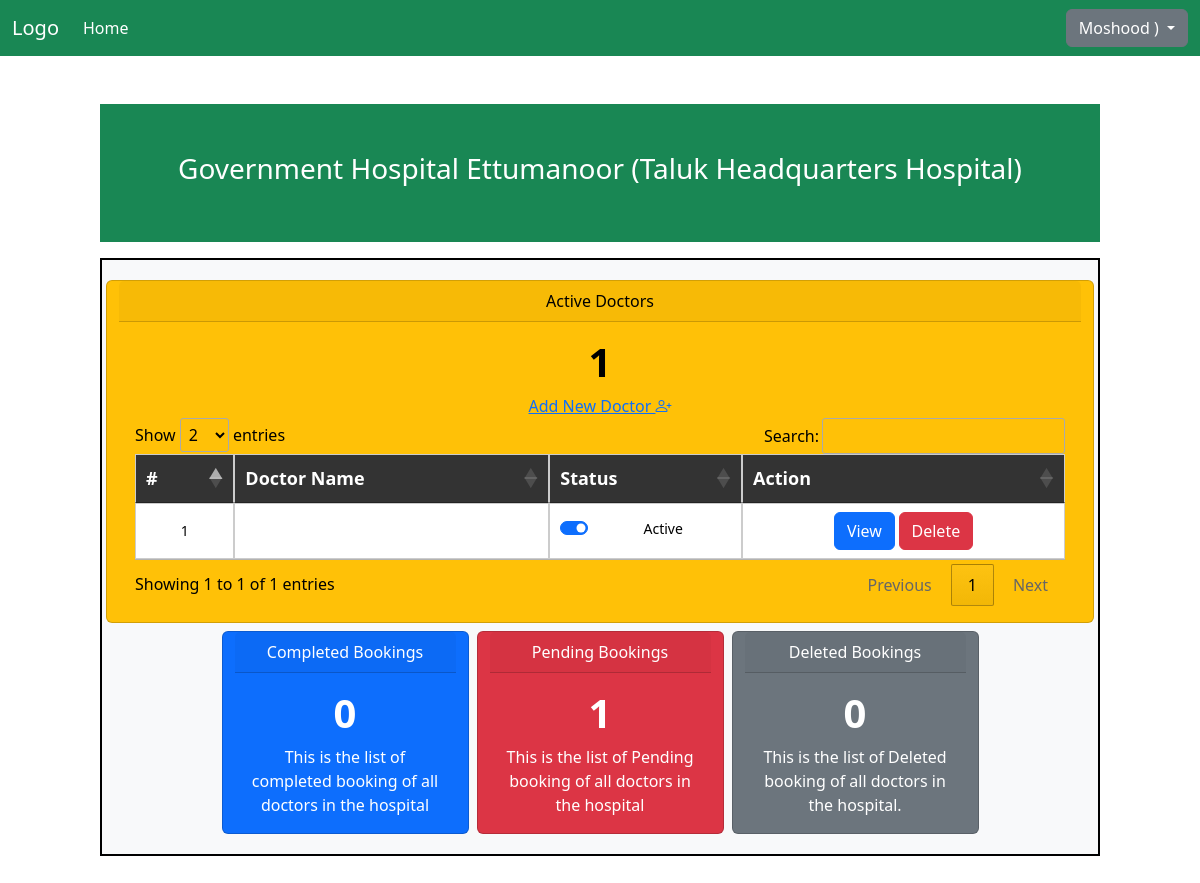
The page /hospitalview/Government Hospital Ettumanoor (signed in) on the database as committed earlier.
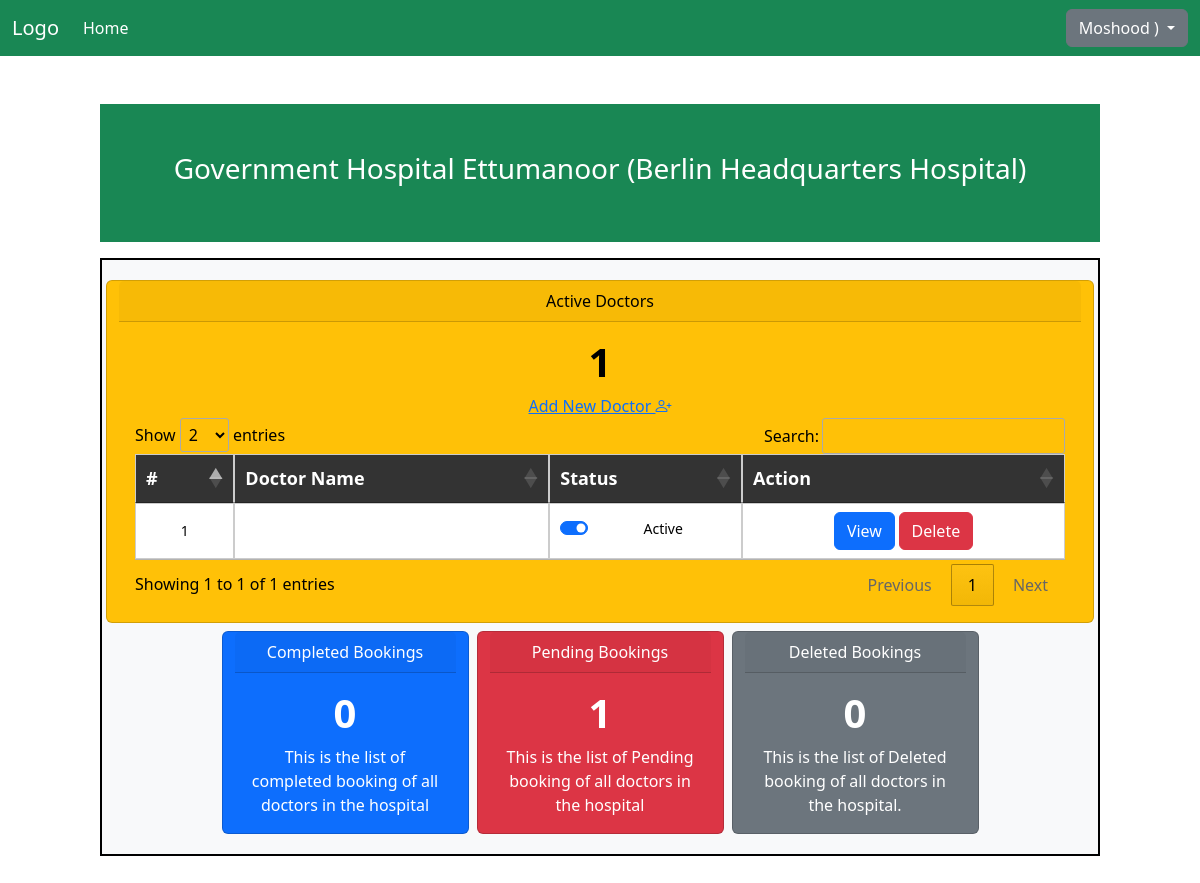
The same page on the database as committed later.
### userSystem/models.py (models this page shows)
class CustomUser(AbstractUser):
    phone_number= models.CharField(null=True, blank=True,max_length=10)
    user_Type = models.CharField(max_length=10, choices=userChoices,default='NULL')
    profilepic = models.ImageField(upload_to='user/profilepic/', null=True, storage=OverwriteStorage(),default='user/profilepic/default.svg')

### hospital/models.py (models this page shows, shortened)
class Hospital(models.Model):
    hos_Choices = (
            ('Berlin Headquarters Hospital', 'Berlin Headquarters Hospital'),
            ('Medical College Hospital', 'Medical College Hospital'),
            ('Family Health Center', 'Family Health Center'),
        )
    dct_Choices = (
        ('Mitte', 'Mitte'),
        ('Friedrichshain-Kreuzberg', 'Friedrichshain-Kreuzberg'),
        ('Pankow', 'Pankow'),
        ('Charlottenburg-Wilmersdorf', 'Charlottenburg-Wilmersdorf'),
        ('Spandau', 'Spandau'),
        ('Steglitz-Zehlendorf', 'Steglitz-Zehlendorf'),
        ('Tempelhof-Schöneberg', 'Tempelhof-Schöneberg'),
        ('Neukölln', 'Neukölln'),
        ('Treptow-Köpenick', 'Treptow-Köpenick'),
        ('Marzahn-Hellersdorf', 'Marzahn-Hellersdorf'),
        ('Lichtenberg', 'Lichtenberg'),
        ('Reinickendorf', 'Reinickendorf'),
    )
    name = models.CharField(max_length=100,unique=True)
    hos_type = models.CharField(max_length=100,choices=hos_Choices)
    district = models.CharField(max_length=100,null=False, choices=dct_Choices)
    createdBy =models.ForeignKey(HospitalAdmin, on_delete=models.CASCADE)
    createdOn =models.DateTimeField(auto_now_add=True)
    status=models.IntegerField(default=1)

### hospital/views.py (the view)
# urls.py: path('hospitalview/<str:getname>', views.hospitalview, name='hospitalview'),
@login_required(login_url='UserLogin')
def hospitalview(request,getname ):
       hospitalData=Hospital.objects.filter(name=getname).values('name','hos_type','id')
       hospitalid=0
       for i in hospitalData:
              hospitalid=i['id']
       hospitalID=hospitalid
       doctorID=DoctorList.objects.filter(hospitalName_id=hospitalID).values('id','doctorName_id','is_active')
       doctorData=[]
       activedoctorNo=0
       for i in doctorID:
              eachUserID= Doctor.objects.values_list('userID_id', flat=True).get(id=i['doctorName_id'])
              doctorName=CustomUser.objects.values_list('first_name', flat=True).get(id=eachUserID)
              doctorData.append({'doctorName':doctorName,'is_active':i['is_active'],'doctorlistToken':i['id']})
              if(i['is_active']):
                     activedoctorNo=activedoctorNo+1
       listIDs=List.objects.filter(hospital_id=hospitalID).values('id')
       COMPLETEDVS=0
       DELETEDVS=0
       PENDINGVS=0
       for i in listIDs:
              COMPLETED=BookingPatient.objects.filter(lists_id=i['id']).filter(state='COMPLETED').count()
              COMPLETEDVS=COMPLETED+COMPLETEDVS
              DELETED=BookingPatient.objects.filter(lists_id=i['id']).filter(state='DELETED').count()
              DELETEDVS=DELETED+DELETEDVS
              PENDING=BookingPatient.objects.filter(lists_id=i['id']).filter(state='PENDING').count()
              PENDINGVS=PENDING+PENDINGVS
       context={'hospitalData':hospitalData,'doctorData':doctorData,'activedoctorNo':activedoctorNo,'COMPLETEDVS':COMPLETEDVS,'DELETEDVS':DELETEDVS,'PENDINGVS':PENDINGVS}
       return render(request, 'hospitalApp/hospitalDetails.html',context)

### hospital/templates/hospitalApp/hospitalDetails.html (shortened to what this page needs)
{% extends "hospitalApp/base.html" %}
{% load crispy_forms_tags %}
{% load static %}
{% block navbar %}
<section id="navbar">
    {%include 'hospitalApp/navbar.html'%}
  </section>
{% endblock navbar %}
{% block content %}
 <div class="d-flex justify-content-center">
  <div class="container-fluid  col-xl-10  col-12 m-5 " style="background-color: white; ">
    <div class="row">
      <div class="bg-success p-5 " style="text-align: center;">
        <h3 class="" style="color: rgb(255, 255, 255) !important;">
        {% for value in hospitalData %}
            {{value.name}}
            ({{value.hos_type}})
             </b> </h3>
           </div>
          <div class="bg-light  container mt-3 p-3"  style="border: black 2px solid;">
            <div class="row text-center d-flex justify-content-center">
                <div class="card text-bg-warning m-1 col-12" >
                    <div class="card-header">Active Doctors</div>
                    <div class="card-body">
                      <h1 class="card-title text-center"><b>
                      {{activedoctorNo}} <br></b></h1>
                      <a href="{% url 'addDoctor' value.id %}">
                      Add New Doctor <i class="bi bi-person-plus"></i>
                       </a>
          {% endfor %}
                      <div class="card-text">
            <table id="HosdoctorListTable" >
            <thead>
              <tr>
                  <th>#</th>
                  <th>Doctor Name</th>
                  <th>Status</th>
                  <th>Action</th>
              </tr>
            </thead>
            <tbody>
              {% for m in doctorData  %}
                        <tr>
                            <td>{{ forloop.counter }}</td>
                            <td>{{m.doctorName}}</td>
                            <td>
                                {% if m.is_active %}
                                  <div class="form-check form-switch">
                                    <label class="form-check-label" for="changeStatusBtn{{ forloop.counter }}">Active</label>
                                    <input class="form-check-input" type="checkbox" role="switch" id="changeStatusBtn{{ forloop.counter }}" value="{{m.doctorlistToken}}" checked onchange="changeStatusdoc(this.id)" >
                                  </div>
                                {% endif %}
                            </td>
                            <td>
                              <form>
                                <button  class="btn btn-primary" formaction="#">View</button>
                                <button  class="btn btn-danger" formaction="#">Delete</button>
                              </form>
                            </td>
                        </tr>
                {% endfor %}
            </tbody>
        </table>
                      </div>
                    </div>
                  </div>
                  <div class="card text-bg-primary m-1 col-3" >
                    <div class="card-header">Completed  Bookings</div>
                    <div class="card-body">
                        <h1 class="card-title text-center"><b>{{COMPLETEDVS}}</b></h1>
                      <p class="card-text">This is the list of completed booking of all doctors in the hospital</p>
                    </div>
                  </div>
                  <div class="card text-bg-danger m-1 col-3" >
                    <div class="card-header">Pending Bookings</div>
                    <div class="card-body">
                        <h1 class="card-title text-center"><b>{{PENDINGVS}}</b></h1>
                      <p class="card-text">This is the list of Pending booking of all doctors in the hospital</p>
                    </div>
                  </div>
                  <div class="card text-bg-secondary m-1 col-3">
                    <div class="card-header">Deleted Bookings</div>
                    <div class="card-body">
                        <h1 class="card-title text-center"><b>{{DELETEDVS}}</b></h1>
                      <p class="card-text">This is the list of Deleted booking of all doctors in the hospital.</p>
                    </div>
                  </div>
            </div>
          </div>
    </div>
{% endblock content %}

### hospital/templates/hospitalApp/base.html (shortened to what this page needs)
{% load static %}
<!DOCTYPE html>
<html>
    <head>
          <link href='https://ajax.googleapis.com/ajax/libs/jqueryui/1.12.1/themes/ui-lightness/jquery-ui.css' rel='stylesheet'>
        <link href="https://cdn.jsdelivr.net/npm/bootstrap@5.2.0/dist/css/bootstrap.min.css" rel="stylesheet">
        <link rel="stylesheet" href="{% static 'patientApp/css/style.css' %}">
        <link rel="stylesheet" href="{% static 'hospitalApp/css/style.css' %}">
        <link rel="stylesheet" href="https://cdn.jsdelivr.net/npm/bootstrap-icons@1.9.1/font/bootstrap-icons.css">
        <link rel="stylesheet" type="text/css" href="https://cdn.datatables.net/1.12.1/css/jquery.dataTables.css">
    </head>
    <body style="background-color:#ffffff ;">
        {% block navbar %}
        {% endblock navbar %}
        {% block content %}
        {% endblock content %}
    </body>
</html>

### hospital/templates/hospitalApp/navbar.html (shortened to what this page needs)
<nav class="navbar navbar-expand-lg navbar-dark bg-success">
  <div class="container-fluid">
    <a class="navbar-brand" href="{% url 'home' %}">Logo</a>
    <div class="collapse navbar-collapse" id="navbarTogglerDemo02">
      <ul class="navbar-nav me-auto mb-2 mb-lg-0">
        <li class="nav-item">
          <a class="nav-link active" aria-current="page" href="{% url 'homeHospital' %}">Home</a>
        </li>
      </ul>
      <div class="btn-group  ">
        <button class="btn btn-secondary dropdown-toggle" type="button" data-bs-toggle="dropdown" aria-expanded="false">
          {{user.first_name}} )
        </button>
      </div>
    </div>
  </div>
</nav>

### patient/static/patientApp/css/style.css (style rules this page uses)
table { width: 100%; border-collapse: collapse; margin: 30px 0px 30px; background-color: #fff; font-size: 14px; }
table tr { height: 40px; }
table th { background: #333; color: #fff; font-weight: bold; font-size: 18px; }
table td, th { padding: 6px 6px 6px 10px; border: 1px solid #ccc; text-align:center; }
table tr:nth-of-type(odd) { background: #eee; }

Rows that differ between the two databases and show on the page:
changed Hospital "Government Hospital Ettumanoor": hos_type "Taluk Headquarters Hospital" → "Berlin Headquarters Hospital"
